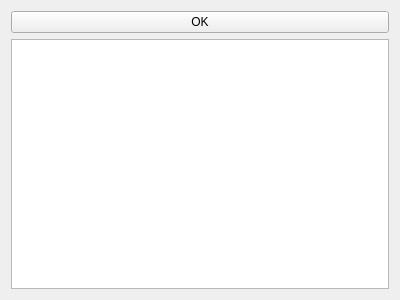
<?xml version="1.0" encoding="UTF-8"?>
<ui version="4.0">
 <class>PurchaseItemQtyReport</class>
 <widget class="QWidget" name="PurchaseItemQtyReport">
  <property name="geometry">
   <rect>
    <x>0</x>
    <y>0</y>
    <width>400</width>
    <height>300</height>
   </rect>
  </property>
  <property name="windowTitle">
   <string>Form</string>
  </property>
  <layout class="QVBoxLayout" name="verticalLayout">
   <item>
    <layout class="QHBoxLayout" name="horizontalLayout_2">
     <item>
      <layout class="QHBoxLayout" name="itemNameLay"/>
     </item>
     <item>
      <widget class="QPushButton" name="pushButton">
       <property name="text">
        <string>OK</string>
       </property>
      </widget>
     </item>
    </layout>
   </item>
   <item>
    <widget class="QTableView" name="tableView"/>
   </item>
  </layout>
 </widget>
 <resources/>
 <connections/>
</ui>
